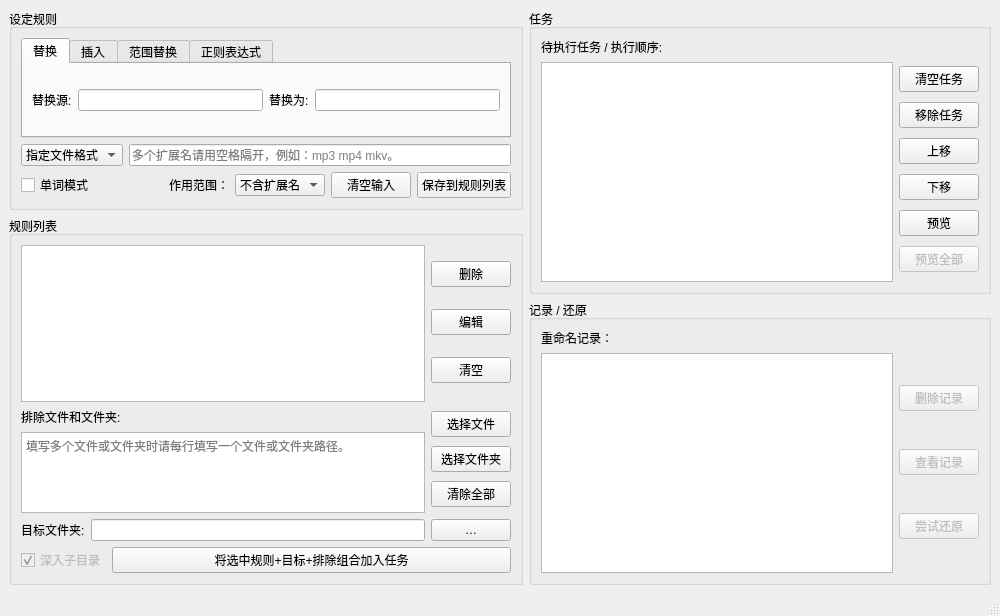
<?xml version="1.0" encoding="UTF-8"?>
<ui version="4.0">
 <author>hrp</author>
 <class>rentwd</class>
 <widget class="QMainWindow" name="rentwd">
  <property name="geometry">
   <rect>
    <x>0</x>
    <y>0</y>
    <width>1000</width>
    <height>616</height>
   </rect>
  </property>
  <property name="font">
   <font>
    <family>Microsoft YaHei UI</family>
   </font>
  </property>
  <property name="focusPolicy">
   <enum>Qt::StrongFocus</enum>
  </property>
  <property name="windowTitle">
   <string>批量重命名工具</string>
  </property>
  <widget class="QWidget" name="centralwidget">
   <layout class="QHBoxLayout" name="horizontalLayout_19">
    <item>
     <layout class="QHBoxLayout" name="horizontalLayout_17" stretch="50,45">
      <item>
       <layout class="QVBoxLayout" name="verticalLayout_11" stretch="10,50">
        <item>
         <widget class="QGroupBox" name="groupBox_SetRule">
          <property name="title">
           <string>设定规则</string>
          </property>
          <layout class="QVBoxLayout" name="verticalLayout_8">
           <item>
            <layout class="QVBoxLayout" name="verticalLayout_6">
             <item>
              <widget class="QTabWidget" name="tabwid">
               <property name="currentIndex">
                <number>0</number>
               </property>
               <widget class="QWidget" name="tab_Repl">
                <attribute name="title">
                 <string>替换</string>
                </attribute>
                <layout class="QHBoxLayout" name="horizontalLayout_14">
                 <item>
                  <layout class="QHBoxLayout" name="horizontalLayout_10">
                   <item>
                    <widget class="QLabel" name="label">
                     <property name="text">
                      <string>替换源:</string>
                     </property>
                    </widget>
                   </item>
                   <item>
                    <widget class="QLineEdit" name="lineEdit_ReplSrc">
                     <property name="statusTip">
                      <string>必填项，多个替换源请用空格隔开，需要替换空格本身时，请输入 \k 替代。</string>
                     </property>
                     <property name="maxLength">
                      <number>255</number>
                     </property>
                    </widget>
                   </item>
                   <item>
                    <widget class="QLabel" name="label_2">
                     <property name="text">
                      <string>替换为:</string>
                     </property>
                    </widget>
                   </item>
                   <item>
                    <widget class="QLineEdit" name="lineEdit_ReplWith">
                     <property name="statusTip">
                      <string>此处留空则表示将删除前面填写的字符。</string>
                     </property>
                     <property name="maxLength">
                      <number>255</number>
                     </property>
                    </widget>
                   </item>
                  </layout>
                 </item>
                </layout>
               </widget>
               <widget class="QWidget" name="tab_Insert">
                <attribute name="title">
                 <string>插入</string>
                </attribute>
                <layout class="QHBoxLayout" name="horizontalLayout_15">
                 <item>
                  <layout class="QHBoxLayout" name="horizontalLayout_11" stretch="5,15,45,5,17">
                   <item>
                    <widget class="QLabel" name="label_13">
                     <property name="text">
                      <string>插入：</string>
                     </property>
                    </widget>
                   </item>
                   <item>
                    <widget class="QComboBox" name="comboBox_InsertWith">
                     <property name="statusTip">
                      <string>选择插入日期时间、者普通字符或者数字序号。</string>
                     </property>
                     <item>
                      <property name="text">
                       <string>日期时间</string>
                      </property>
                     </item>
                     <item>
                      <property name="text">
                       <string>普通字符</string>
                      </property>
                     </item>
                     <item>
                      <property name="text">
                       <string>数字序号</string>
                      </property>
                     </item>
                    </widget>
                   </item>
                   <item>
                    <widget class="QLineEdit" name="lineEdit_InsertForm">
                     <property name="toolTip">
                      <string>日期时间：%Y(年)、%y(年,两位数)、%m(月)、%d(日)、%H(时)、%M(分)、%S(秒)，可与普通字符自由组合。
数字序号：填写格式：&lt;起始.步长.宽度&gt;，可与普通字符组合，如 &lt;0.1.3&gt;~，则按 000~、001~、002~、003~…添加序号。</string>
                     </property>
                     <property name="toolTipDuration">
                      <number>30000</number>
                     </property>
                     <property name="statusTip">
                      <string>具体用法请将鼠标置于本文本框上2秒以查看悬浮提示。</string>
                     </property>
                     <property name="text">
                      <string>[%Y-%m-%d]</string>
                     </property>
                     <property name="maxLength">
                      <number>255</number>
                     </property>
                    </widget>
                   </item>
                   <item>
                    <widget class="QLabel" name="label_4">
                     <property name="text">
                      <string>插入位置：</string>
                     </property>
                    </widget>
                   </item>
                   <item>
                    <widget class="QLineEdit" name="lineEdit_InsertPos">
                     <property name="statusTip">
                      <string>自定义位置支持输入百分比或绝对数值，如果输入的百分比或绝对数值大于文件名长度，则插入到文件名末尾，不支持负数。</string>
                     </property>
                     <property name="text">
                      <string>0.0%</string>
                     </property>
                     <property name="maxLength">
                      <number>255</number>
                     </property>
                    </widget>
                   </item>
                  </layout>
                 </item>
                </layout>
               </widget>
               <widget class="QWidget" name="tab_RRepl">
                <attribute name="title">
                 <string>范围替换</string>
                </attribute>
                <layout class="QHBoxLayout" name="horizontalLayout_16">
                 <item>
                  <layout class="QVBoxLayout" name="verticalLayout_5">
                   <item>
                    <layout class="QHBoxLayout" name="horizontalLayout_13">
                     <item>
                      <widget class="QLabel" name="label_5">
                       <property name="text">
                        <string>左边界：</string>
                       </property>
                      </widget>
                     </item>
                     <item>
                      <widget class="QLineEdit" name="lineEdit_RReplLB">
                       <property name="statusTip">
                        <string>填写想要用来确定左边界的字符串(字符串越长匹配越准确)，左边界可以留空，留空时左边界默认为文件名最前端。</string>
                       </property>
                       <property name="maxLength">
                        <number>255</number>
                       </property>
                      </widget>
                     </item>
                     <item>
                      <widget class="QCheckBox" name="checkBox_IncludeLB">
                       <property name="statusTip">
                        <string>是否包括左边界字符。</string>
                       </property>
                       <property name="text">
                        <string>包含</string>
                       </property>
                      </widget>
                     </item>
                     <item>
                      <widget class="Line" name="line">
                       <property name="orientation">
                        <enum>Qt::Vertical</enum>
                       </property>
                      </widget>
                     </item>
                     <item>
                      <widget class="QLabel" name="label_6">
                       <property name="text">
                        <string>右边界：</string>
                       </property>
                      </widget>
                     </item>
                     <item>
                      <widget class="QLineEdit" name="lineEdit_RReplRB">
                       <property name="statusTip">
                        <string>填写想要用来确定右边界的字符串(字符串越长匹配越准确)，右边界可以留空，留空时右边界默认为文件名末尾(默认不含扩展名)。</string>
                       </property>
                       <property name="maxLength">
                        <number>255</number>
                       </property>
                      </widget>
                     </item>
                     <item>
                      <widget class="QCheckBox" name="checkBox_IncludeRB">
                       <property name="statusTip">
                        <string>是否包括右边界字符。</string>
                       </property>
                       <property name="text">
                        <string>包含</string>
                       </property>
                      </widget>
                     </item>
                    </layout>
                   </item>
                   <item>
                    <layout class="QHBoxLayout" name="horizontalLayout_12">
                     <item>
                      <widget class="QLabel" name="label_7">
                       <property name="text">
                        <string>边界内字符替换为：</string>
                       </property>
                      </widget>
                     </item>
                     <item>
                      <widget class="QLineEdit" name="lineEdit_RReplWith">
                       <property name="statusTip">
                        <string>此处留空则表示将删除范围内所有字符，注意此处和左右边界不能同时为空。</string>
                       </property>
                       <property name="maxLength">
                        <number>255</number>
                       </property>
                      </widget>
                     </item>
                    </layout>
                   </item>
                  </layout>
                 </item>
                </layout>
               </widget>
               <widget class="QWidget" name="tab_Regex">
                <attribute name="title">
                 <string>正则表达式</string>
                </attribute>
                <layout class="QVBoxLayout" name="verticalLayout_15">
                 <item>
                  <layout class="QVBoxLayout" name="verticalLayout_14">
                   <item>
                    <layout class="QHBoxLayout" name="horizontalLayout_20">
                     <item>
                      <widget class="QLabel" name="label_8">
                       <property name="text">
                        <string>正则表达式：</string>
                       </property>
                      </widget>
                     </item>
                     <item>
                      <widget class="QLineEdit" name="lineEdit_RegexPattern">
                       <property name="statusTip">
                        <string>此模式需要掌握正则表达式写法。正则表达式匹配时单词模式不生效，可以自己写表达式来匹配单词。</string>
                       </property>
                      </widget>
                     </item>
                    </layout>
                   </item>
                   <item>
                    <layout class="QHBoxLayout" name="horizontalLayout_21" stretch="1,30,1,5">
                     <item>
                      <widget class="QLabel" name="label_9">
                       <property name="text">
                        <string>替换为：</string>
                       </property>
                      </widget>
                     </item>
                     <item>
                      <widget class="QLineEdit" name="lineEdit_ReRepl">
                       <property name="statusTip">
                        <string>要替换掉匹配字符的字符。</string>
                       </property>
                      </widget>
                     </item>
                     <item>
                      <widget class="QLabel" name="label_15">
                       <property name="text">
                        <string>替换次数：</string>
                       </property>
                      </widget>
                     </item>
                     <item>
                      <widget class="QLineEdit" name="lineEdit_ReReplCount">
                       <property name="statusTip">
                        <string>替换次数，0 代表全部替换。</string>
                       </property>
                       <property name="text">
                        <string>0</string>
                       </property>
                      </widget>
                     </item>
                    </layout>
                   </item>
                  </layout>
                 </item>
                </layout>
               </widget>
              </widget>
             </item>
             <item>
              <layout class="QHBoxLayout" name="horizontalLayout_7">
               <item>
                <widget class="QComboBox" name="comboBox_InExcExt">
                 <property name="statusTip">
                  <string>符合后面列出的扩展名的文件，限定只对其起作用或只对其不起作用。</string>
                 </property>
                 <item>
                  <property name="text">
                   <string>指定文件格式</string>
                  </property>
                 </item>
                 <item>
                  <property name="text">
                   <string>排除文件格式</string>
                  </property>
                 </item>
                </widget>
               </item>
               <item>
                <widget class="QLineEdit" name="lineEdit_Exts">
                 <property name="statusTip">
                  <string>此处留空则表示将对所有扩展名的文件进行操作。</string>
                 </property>
                 <property name="placeholderText">
                  <string>多个扩展名请用空格隔开，例如：mp3 mp4 mkv。</string>
                 </property>
                </widget>
               </item>
              </layout>
             </item>
             <item>
              <layout class="QHBoxLayout" name="horizontalLayout_8" stretch="15,3,5,5,10">
               <item>
                <widget class="QCheckBox" name="checkBox_Word">
                 <property name="statusTip">
                  <string>单词模式下，如果文件名以单词组成(以空格分开的词，包括中文)，则会按单词进行匹配，不会拆分单词。</string>
                 </property>
                 <property name="text">
                  <string>单词模式</string>
                 </property>
                </widget>
               </item>
               <item>
                <widget class="QLabel" name="label_14">
                 <property name="statusTip">
                  <string>重命名文件时的作用范围，当扩展名中有符合匹配项时是否对扩展名进行操作。</string>
                 </property>
                 <property name="text">
                  <string>作用范围：</string>
                 </property>
                </widget>
               </item>
               <item>
                <widget class="QComboBox" name="comboBox_SpInf">
                 <property name="statusTip">
                  <string>重命名文件时的作用范围，当扩展名中有符合匹配项时是否对扩展名进行操作。</string>
                 </property>
                 <item>
                  <property name="text">
                   <string>不含扩展名</string>
                  </property>
                 </item>
                 <item>
                  <property name="text">
                   <string>仅限扩展名</string>
                  </property>
                 </item>
                 <item>
                  <property name="text">
                   <string>全部：独立</string>
                  </property>
                 </item>
                 <item>
                  <property name="text">
                   <string>全部：整体</string>
                  </property>
                 </item>
                </widget>
               </item>
               <item>
                <widget class="QPushButton" name="btn_setrule_clear">
                 <property name="statusTip">
                  <string>重置所有标签页的输入状态。</string>
                 </property>
                 <property name="text">
                  <string>清空输入</string>
                 </property>
                </widget>
               </item>
               <item>
                <widget class="QPushButton" name="btn_SaveToList">
                 <property name="statusTip">
                  <string>把当前标签页的输入信息打包成一条规则并保存到列表。</string>
                 </property>
                 <property name="text">
                  <string>保存到规则列表</string>
                 </property>
                </widget>
               </item>
              </layout>
             </item>
            </layout>
           </item>
          </layout>
         </widget>
        </item>
        <item>
         <widget class="QGroupBox" name="groupBox_RuleList">
          <property name="title">
           <string>规则列表</string>
          </property>
          <layout class="QVBoxLayout" name="verticalLayout_13" stretch="6,4,1,1">
           <item>
            <layout class="QHBoxLayout" name="horizontalLayout_3" stretch="9,1">
             <item>
              <widget class="QListWidget" name="list_RulesList">
               <property name="statusTip">
                <string>用户创建的重命名规则列表，同一规则可以多次与不同文件夹组合加入任务列表，或同一文件夹可以多次组合不同规则加入任务列表。</string>
               </property>
              </widget>
             </item>
             <item>
              <layout class="QVBoxLayout" name="verticalLayout">
               <item>
                <widget class="QPushButton" name="btn_RL_DelSelected">
                 <property name="statusTip">
                  <string>删除选中的规则。</string>
                 </property>
                 <property name="text">
                  <string>删除</string>
                 </property>
                </widget>
               </item>
               <item>
                <widget class="QPushButton" name="btn_RL_EditSelected">
                 <property name="statusTip">
                  <string>编辑选中的规则，注意编辑完成后不要忘记重新保存到规则列表。</string>
                 </property>
                 <property name="text">
                  <string>编辑</string>
                 </property>
                </widget>
               </item>
               <item>
                <widget class="QPushButton" name="btn_RL_ClearAll">
                 <property name="statusTip">
                  <string>清空规则列表。</string>
                 </property>
                 <property name="text">
                  <string>清空</string>
                 </property>
                </widget>
               </item>
              </layout>
             </item>
            </layout>
           </item>
           <item>
            <layout class="QHBoxLayout" name="horizontalLayout" stretch="9,1">
             <item>
              <layout class="QVBoxLayout" name="verticalLayout_9">
               <item>
                <widget class="QLabel" name="label_12">
                 <property name="text">
                  <string>排除文件和文件夹:</string>
                 </property>
                </widget>
               </item>
               <item>
                <widget class="QPlainTextEdit" name="plainText_ExcludeFolder">
                 <property name="contextMenuPolicy">
                  <enum>Qt::NoContextMenu</enum>
                 </property>
                 <property name="statusTip">
                  <string>要排除的文件和文件夹请输入完整、正确路径，否则排除的文件或文件夹将不生效。</string>
                 </property>
                 <property name="lineWrapMode">
                  <enum>QPlainTextEdit::NoWrap</enum>
                 </property>
                 <property name="placeholderText">
                  <string>填写多个文件或文件夹时请每行填写一个文件或文件夹路径。</string>
                 </property>
                </widget>
               </item>
              </layout>
             </item>
             <item>
              <layout class="QVBoxLayout" name="verticalLayout_10">
               <item>
                <widget class="QPushButton" name="btn_chexcfile">
                 <property name="statusTip">
                  <string>选择要排除的文件。</string>
                 </property>
                 <property name="text">
                  <string>选择文件</string>
                 </property>
                </widget>
               </item>
               <item>
                <widget class="QPushButton" name="btn_chexcfolder">
                 <property name="statusTip">
                  <string>选择要排除的文件夹。</string>
                 </property>
                 <property name="text">
                  <string>选择文件夹</string>
                 </property>
                </widget>
               </item>
               <item>
                <widget class="QPushButton" name="btn_ClearExcfd">
                 <property name="statusTip">
                  <string>清空要排除的文件或文件夹列表。</string>
                 </property>
                 <property name="text">
                  <string>清除全部</string>
                 </property>
                </widget>
               </item>
              </layout>
             </item>
            </layout>
           </item>
           <item>
            <layout class="QHBoxLayout" name="horizontalLayout_2" stretch="5,80,10">
             <item>
              <widget class="QLabel" name="label_11">
               <property name="statusTip">
                <string>要进行批量重命名操作的文件夹。</string>
               </property>
               <property name="text">
                <string>目标文件夹:</string>
               </property>
              </widget>
             </item>
             <item>
              <widget class="QLineEdit" name="lineEdit_TGPath">
               <property name="statusTip">
                <string>要进行批量重命名操作的文件夹。</string>
               </property>
               <property name="maxLength">
                <number>255</number>
               </property>
              </widget>
             </item>
             <item>
              <widget class="QPushButton" name="btn_CTGPath">
               <property name="statusTip">
                <string>选择要进行批量重命名操作的文件夹。</string>
               </property>
               <property name="text">
                <string>…</string>
               </property>
              </widget>
             </item>
            </layout>
           </item>
           <item>
            <layout class="QHBoxLayout" name="horizontalLayout_9" stretch="0,7">
             <item>
              <widget class="QCheckBox" name="checkBox">
               <property name="enabled">
                <bool>false</bool>
               </property>
               <property name="statusTip">
                <string>未完成的功能。</string>
               </property>
               <property name="text">
                <string>深入子目录</string>
               </property>
               <property name="checkable">
                <bool>true</bool>
               </property>
               <property name="checked">
                <bool>true</bool>
               </property>
              </widget>
             </item>
             <item>
              <widget class="QPushButton" name="btn_RL_AddToTaskList">
               <property name="statusTip">
                <string>将规则、排除的文件、文件夹、目标目录打包成一个任务加入到任务列表。</string>
               </property>
               <property name="text">
                <string>将选中规则+目标+排除组合加入任务</string>
               </property>
              </widget>
             </item>
            </layout>
           </item>
          </layout>
         </widget>
        </item>
       </layout>
      </item>
      <item>
       <layout class="QVBoxLayout" name="verticalLayout_12" stretch="5,5">
        <item>
         <widget class="QGroupBox" name="groupBox_Tasks">
          <property name="title">
           <string>任务</string>
          </property>
          <layout class="QHBoxLayout" name="horizontalLayout_6">
           <item>
            <layout class="QVBoxLayout" name="verticalLayout_4">
             <item>
              <widget class="QLabel" name="label_10">
               <property name="text">
                <string>待执行任务 / 执行顺序:</string>
               </property>
              </widget>
             </item>
             <item>
              <layout class="QHBoxLayout" name="horizontalLayout_5">
               <item>
                <widget class="QListWidget" name="list_Tasks">
                 <property name="statusTip">
                  <string>等待执行的任务列表。</string>
                 </property>
                </widget>
               </item>
               <item>
                <layout class="QVBoxLayout" name="verticalLayout_3">
                 <item>
                  <widget class="QPushButton" name="btn_TS_Clear">
                   <property name="statusTip">
                    <string>清空任务列表。</string>
                   </property>
                   <property name="text">
                    <string>清空任务</string>
                   </property>
                  </widget>
                 </item>
                 <item>
                  <widget class="QPushButton" name="btn_TS_DelSelected">
                   <property name="statusTip">
                    <string>移除选中的任务。</string>
                   </property>
                   <property name="text">
                    <string>移除任务</string>
                   </property>
                  </widget>
                 </item>
                 <item>
                  <widget class="QPushButton" name="btn_TS_MoveUp">
                   <property name="statusTip">
                    <string>将选中任务上移。</string>
                   </property>
                   <property name="text">
                    <string>上移</string>
                   </property>
                  </widget>
                 </item>
                 <item>
                  <widget class="QPushButton" name="btn_TS_MoveDown">
                   <property name="statusTip">
                    <string>将选中任务下移。</string>
                   </property>
                   <property name="text">
                    <string>下移</string>
                   </property>
                  </widget>
                 </item>
                 <item>
                  <widget class="QPushButton" name="btn_TS_PrevSel">
                   <property name="statusTip">
                    <string>预览选中的任务的执行结果，在弹出的结果预览窗口中决定是否重命名。注意预览结果不代表最终结果，可能正式重命名过程中还会有重命名失败的文件。</string>
                   </property>
                   <property name="text">
                    <string>预览</string>
                   </property>
                  </widget>
                 </item>
                 <item>
                  <widget class="QPushButton" name="btn_TS_PrevAll">
                   <property name="enabled">
                    <bool>false</bool>
                   </property>
                   <property name="statusTip">
                    <string>考虑到可能会有大量文件进行重命名造成性能问题，该功能暂不可用。</string>
                   </property>
                   <property name="text">
                    <string>预览全部</string>
                   </property>
                  </widget>
                 </item>
                </layout>
               </item>
              </layout>
             </item>
            </layout>
           </item>
          </layout>
         </widget>
        </item>
        <item>
         <widget class="QGroupBox" name="groupBox_LogNRestore">
          <property name="title">
           <string>记录 / 还原</string>
          </property>
          <layout class="QHBoxLayout" name="horizontalLayout_18">
           <item>
            <layout class="QVBoxLayout" name="verticalLayout_7">
             <item>
              <widget class="QLabel" name="label_3">
               <property name="text">
                <string>重命名记录：</string>
               </property>
              </widget>
             </item>
             <item>
              <layout class="QHBoxLayout" name="horizontalLayout_4">
               <item>
                <widget class="QListWidget" name="list_Logs">
                 <property name="statusTip">
                  <string>重命名后生成的历史记录，可以提供有限的恢复功能。</string>
                 </property>
                </widget>
               </item>
               <item>
                <layout class="QVBoxLayout" name="verticalLayout_2">
                 <item>
                  <widget class="QPushButton" name="btn_LNR_ClearLog">
                   <property name="enabled">
                    <bool>false</bool>
                   </property>
                   <property name="statusTip">
                    <string>删除选中的历史记录。</string>
                   </property>
                   <property name="text">
                    <string>删除记录</string>
                   </property>
                  </widget>
                 </item>
                 <item>
                  <widget class="QPushButton" name="btn_LNR_ViewLog">
                   <property name="enabled">
                    <bool>false</bool>
                   </property>
                   <property name="statusTip">
                    <string>查看选中的历史记录。</string>
                   </property>
                   <property name="text">
                    <string>查看记录</string>
                   </property>
                  </widget>
                 </item>
                 <item>
                  <widget class="QPushButton" name="btn_LNR_TryTRestore">
                   <property name="enabled">
                    <bool>false</bool>
                   </property>
                   <property name="statusTip">
                    <string>尝试将上一次重命名操作进行还原。</string>
                   </property>
                   <property name="text">
                    <string>尝试还原</string>
                   </property>
                  </widget>
                 </item>
                </layout>
               </item>
              </layout>
             </item>
            </layout>
           </item>
          </layout>
         </widget>
        </item>
       </layout>
      </item>
     </layout>
    </item>
   </layout>
  </widget>
  <widget class="QStatusBar" name="statusBar"/>
 </widget>
 <tabstops>
  <tabstop>tabwid</tabstop>
  <tabstop>lineEdit_ReplSrc</tabstop>
  <tabstop>lineEdit_ReplWith</tabstop>
  <tabstop>comboBox_InsertWith</tabstop>
  <tabstop>lineEdit_InsertForm</tabstop>
  <tabstop>lineEdit_InsertPos</tabstop>
  <tabstop>lineEdit_RReplLB</tabstop>
  <tabstop>checkBox_IncludeLB</tabstop>
  <tabstop>lineEdit_RReplRB</tabstop>
  <tabstop>checkBox_IncludeRB</tabstop>
  <tabstop>lineEdit_RReplWith</tabstop>
  <tabstop>comboBox_InExcExt</tabstop>
  <tabstop>lineEdit_Exts</tabstop>
  <tabstop>checkBox_Word</tabstop>
  <tabstop>comboBox_SpInf</tabstop>
  <tabstop>btn_setrule_clear</tabstop>
  <tabstop>btn_SaveToList</tabstop>
  <tabstop>list_RulesList</tabstop>
  <tabstop>btn_RL_DelSelected</tabstop>
  <tabstop>btn_RL_EditSelected</tabstop>
  <tabstop>btn_RL_ClearAll</tabstop>
  <tabstop>plainText_ExcludeFolder</tabstop>
  <tabstop>btn_chexcfile</tabstop>
  <tabstop>btn_chexcfolder</tabstop>
  <tabstop>btn_ClearExcfd</tabstop>
  <tabstop>lineEdit_TGPath</tabstop>
  <tabstop>btn_CTGPath</tabstop>
  <tabstop>btn_RL_AddToTaskList</tabstop>
  <tabstop>list_Tasks</tabstop>
  <tabstop>btn_TS_MoveUp</tabstop>
  <tabstop>btn_TS_MoveDown</tabstop>
  <tabstop>btn_TS_PrevSel</tabstop>
  <tabstop>btn_TS_PrevAll</tabstop>
  <tabstop>list_Logs</tabstop>
  <tabstop>btn_LNR_ClearLog</tabstop>
  <tabstop>btn_LNR_ViewLog</tabstop>
  <tabstop>btn_LNR_TryTRestore</tabstop>
 </tabstops>
 <resources/>
 <connections/>
</ui>
